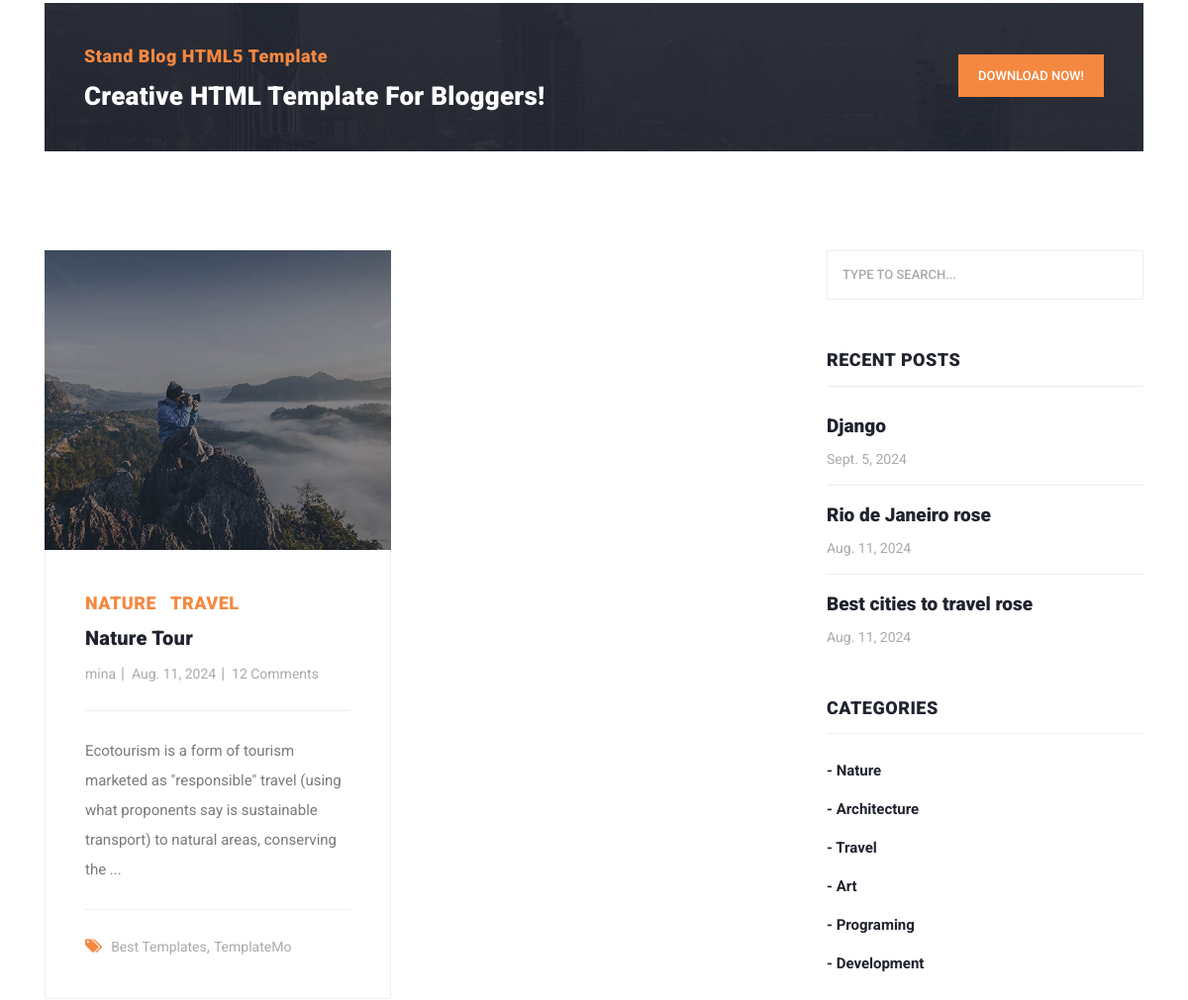
Page /category/1/ (signed in, middle part) on the earlier database version.
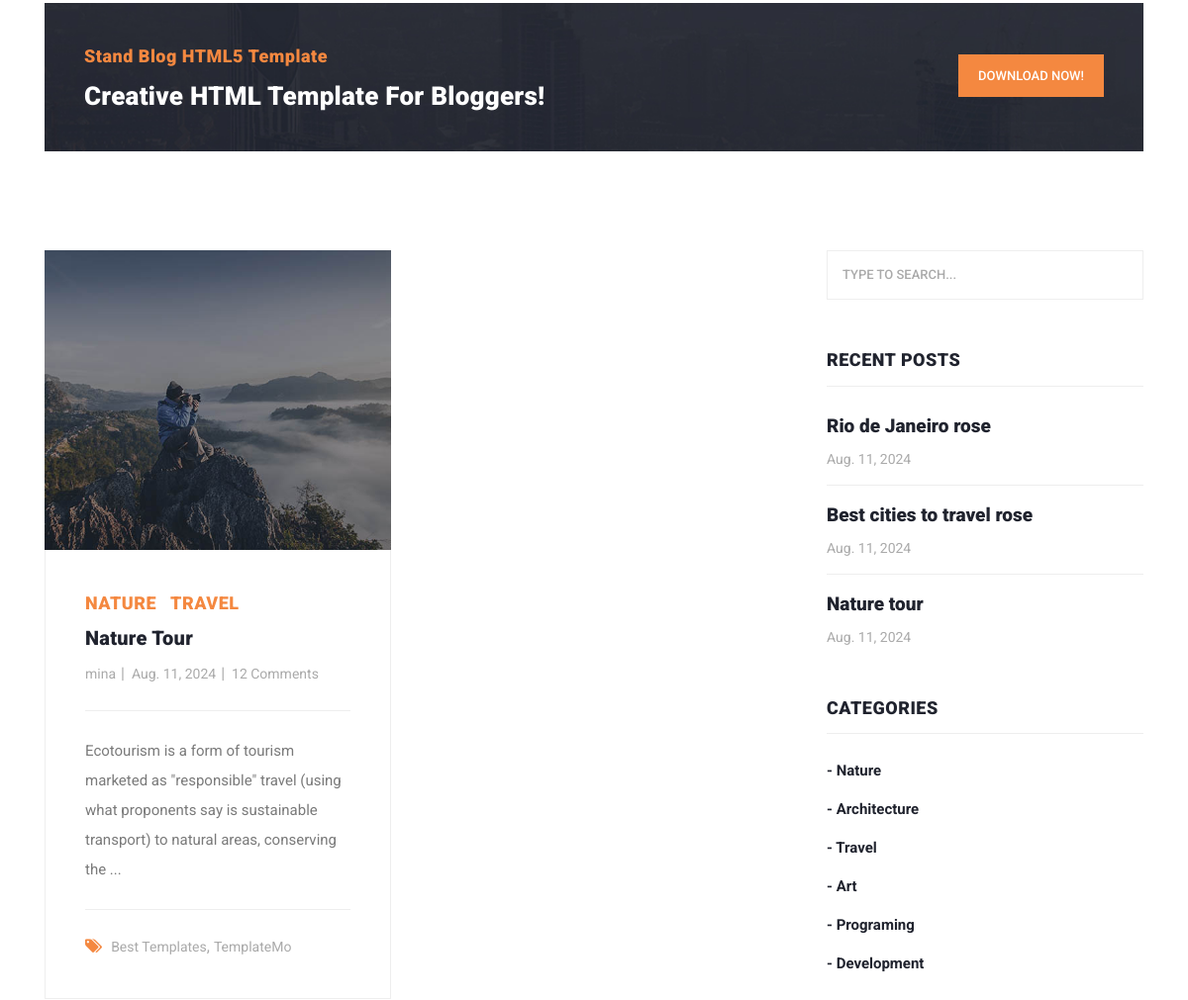
Same page on the later database version.
### blog_app/models.py (models this page shows, shortened)
class Post(models.Model):
    author = models.ForeignKey(User, on_delete=models.CASCADE)
    title = models.CharField(max_length=100, unique_for_date='pub_date')
    category = models.ManyToManyField(Category)
    body = models.TextField()
    image = models.ImageField(upload_to='img/post')
    published = models.BooleanField(default=True)
    created = models.DateField(auto_now_add=True)
    updated = models.DateField(auto_now=True)
    pub_date = models.DateField(default=timezone.now())
    objects = ModelManager()
    class Meta:
        ordering = ('created',)
    def get_absolute_url(self):
        return reverse('blog:post_details', kwargs={'pk': self.pk})

class Category(models.Model):
    title = models.CharField(max_length=100)
    created = models.TimeField(auto_now_add=True)
    def __str__(self):
        return self.title

### blog_app/views.py (the view)
# urls.py: path('category/<int:pk>/', views.category_details, name='category_details'),
def category_details(request, pk):
    category = get_object_or_404(Category, pk=pk)
    posts = category.post_set.all()
    page_number = request.GET.get('page')
    paginator = Paginator(posts, 2)
    objects_list = paginator.get_page(page_number)
    return render(request, 'blog_app/category_details.html', {'posts': objects_list, 'category': category})

### context_processors/context_processors.py (called while the page is built)
def recent_posts(request):
    return {'recent_posts': Post.objects.order_by('-created')[:3]}

def categorise(request):
    return {'categorise': Category.objects.all()}

### blog_app/templates/blog_app/category_details.html (shortened to what this page needs)
{% extends 'base.html' %}
{% load static %}
{% block content %}
    <section class="call-to-action">
        <div class="container">
            <div class="row">
                <div class="col-lg-12">
                    <div class="main-content">
                        <div class="row">
                            <div class="col-lg-8">
                                <span>Stand Blog HTML5 Template</span>
                                <h4>Creative HTML Template For Bloggers!</h4>
                            </div>
                            <div class="col-lg-4">
                                <div class="main-button">
                                    <a href="https://templatemo.com/tm-551-stand-blog" target="_parent">Download
                                        Now!</a>
                                </div>
                            </div>
                        </div>
                    </div>
                </div>
            </div>
        </div>
    </section>
    <section class="blog-posts grid-system">
        <div class="container">
            <div class="row">
                <div class="col-lg-8">
                    <div class="all-blog-posts">
                        <div class="row">
                            {% for post in posts %}
                                <div class="col-lg-6">
                                    <div class="blog-post">
                                        <div class="blog-thumb">
                                            <img src="{{ post.image.url }}" alt="">
                                        </div>
                                        <div class="down-content">
                                            {% for cat in post.category.all %}
                                                <span style="margin-right: 10px">{{ cat }}</span>
                                            {% endfor %}
                                            <a href="{{ post.get_absolute_url }}"><h4>{{ post.title }}</h4></a>
                                            <ul class="post-info">
                                                <li><a href="#">{{ post.author }}</a></li>
                                                <li><a href="#">{{ post.created }}</a></li>
                                                <li><a href="#">12 Comments</a></li>
                                            </ul>
                                            <p>{{ post.body|slice:':150' }} ...</p>
                                            <div class="post-options">
                                                <div class="row">
                                                    <div class="col-lg-12">
                                                        <ul class="post-tags">
                                                            <li><i class="fa fa-tags"></i></li>
                                                            <li><a href="#">Best Templates</a>,</li>
                                                            <li><a href="#">TemplateMo</a></li>
                                                        </ul>
                                                    </div>
                                                </div>
                                            </div>
                                        </div>
                                    </div>
                                </div>
                            {% endfor %}
                        </div>
                    </div>
                </div>
                {% include 'includes/sidebar.html' %}
            </div>
        </div>
    </section>
{% endblock %}

### templates/includes/sidebar.html (shortened to what this page needs)
<div class="col-lg-4">
    <div class="sidebar">
        <div class="row">
            <div class="col-lg-12">
                <div class="sidebar-item search">
                    <form id="search_form" name="gs" method="GET" action="{% url 'blog:search_posts' %}">
                        <input type="text" name="q" class="searchText"
                               placeholder="type to search..." autocomplete="on">
                    </form>
                </div>
            </div>
            <div class="col-lg-12">
                <div class="sidebar-item recent-posts">
                    <div class="sidebar-heading">
                        <h2>Recent Posts</h2>
                    </div>
                    <div class="content">
                        <ul>
                            {% for post in recent_posts %}
                                <li><a href={{ post.get_absolute_url }}>
                                    <h5>{{ post.title }}</h5>
                                    <span>{{ post.created }}</span>
                                </a></li>
                            {% endfor %}
                        </ul>
                    </div>
                </div>
            </div>
            <div class="col-lg-12">
                <div class="sidebar-item categories">
                    <div class="sidebar-heading">
                        <h2>Categories</h2>
                    </div>
                    <div class="content">
                        <ul>
                            {% for cat in categorise %}
                                <li><a href="{% url 'blog:category_details' cat.pk %}">- {{ cat.title }}</a></li>
                            {% endfor %}
                        </ul>
                    </div>
                </div>
            </div>
            <div class="col-lg-12">
            </div>
        </div>
    </div>
</div>

Differences in the rows shown:
removed Post: title "Django", created "Sept. 5, 2024", shown under "RECENT POSTS"
now on one of the page's lists (row unchanged): Post: title "Nature tour", created "Aug. 11, 2024"
